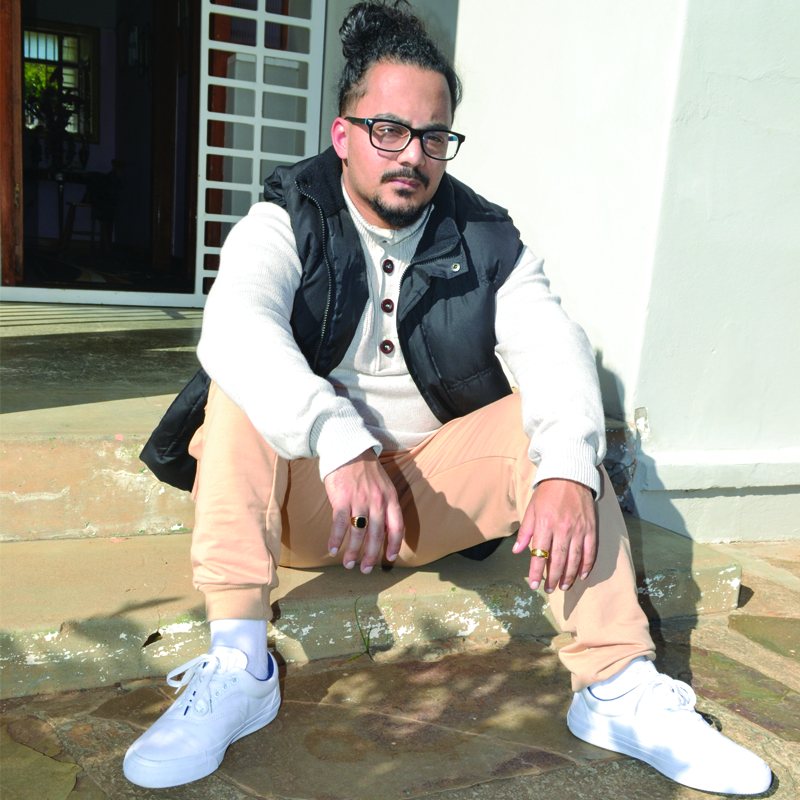
#> input picture Shane Abrahams - Python -Module 7 Sprint 4/Sitting with the pose.jpg, 800 x 800 px
$ python 'Shane Abrahams - Module 7 Sprint 4 Facial Detection.py'
#> lines starting #> are read from the running program, lines starting #| are printed output that depends on the picture; after the words box and inside, x2 and y2 are one past the last pixel; in counts of white or black regions, pixels touching at a corner belong together
###... Sprint 4 Brief:

###... In this project we are building a facial detection system and Motion detector using OpenCV (Open Source Computer Vision Library).
###... OpenCV is an open source computer vision and machine learning software library.
###... OpenCV was built to provide a common infrastructure for computer vision applications
###... and to accelerate the use of machine perception in the commercial products, and is fully supported by
###... Python as a library for projects like this one.


import numpy as np
from cv2 import cv2

face_cascade = cv2.CascadeClassifier("haarcascade_frontalface_default.xml")
eye_cascade = cv2.CascadeClassifier("haarcascade_eye.xml")

img = cv2.imread("Sitting with the pose.jpg")
#> img is the input picture: shape (800, 800, 3); mean B, G, R 145.2, 157.7, 160.5

gray = cv2.cvtColor(img, cv2.COLOR_BGR2GRAY)
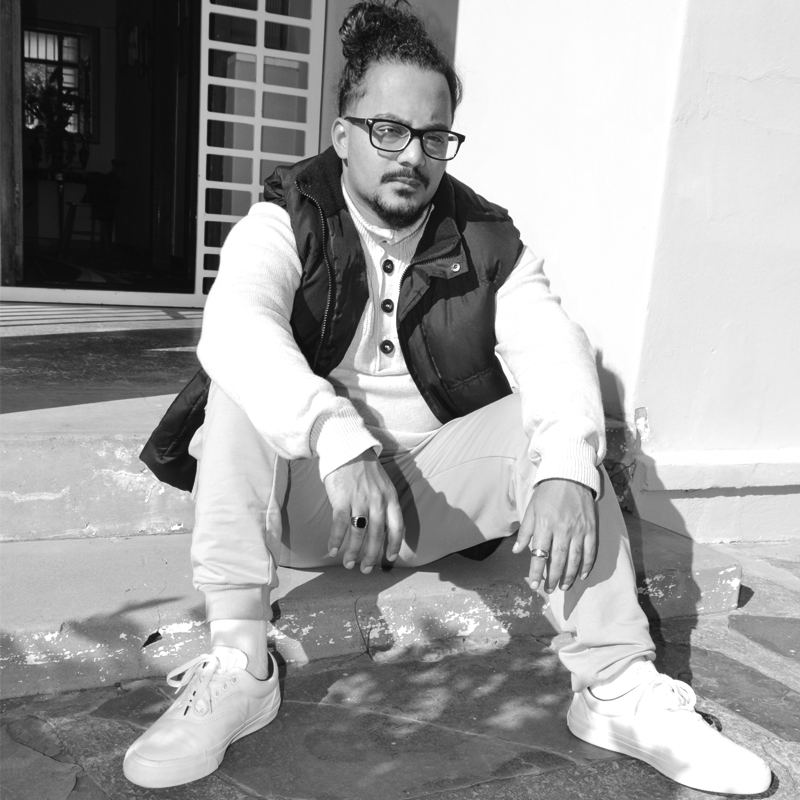
#> gray: shape (800, 800); min 7, max 255, mean 157.1

faces = face_cascade.detectMultiScale(gray, 1.3, 5)
#> faces = [[332, 79, 137, 137]]

for (x,y,w,h) in faces:
    cv2.rectangle(img,(x,y),(x+w,y+h),(255,0,0),2)
    roi_gray = gray[y:y+h, x:x+w]
    roi_color = img[y:y+h, x:x+w]
    eyes = eye_cascade.detectMultiScale(roi_gray)
    for (ex,ey,ew,eh) in eyes:
        cv2.rectangle(roi_color,(ex,ey),(ex+ew,ey+eh),(0,255,0),2)
#> this loop made 1 pass
#> pass 1, `roi_gray = gray[y:y+h, x:x+w]`:
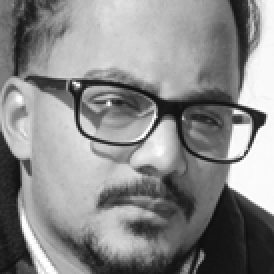
#> roi_gray: shape (137, 137) (shown 2 times larger); min 14, max 255, mean 136.7
#> pass 1, `roi_color = img[y:y+h, x:x+w]`:
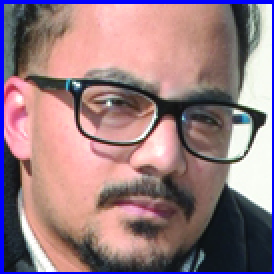
#> roi_color: shape (137, 137, 3) (shown 2 times larger); mean B, G, R 129.3, 123.4, 151.8
#> after the loop:
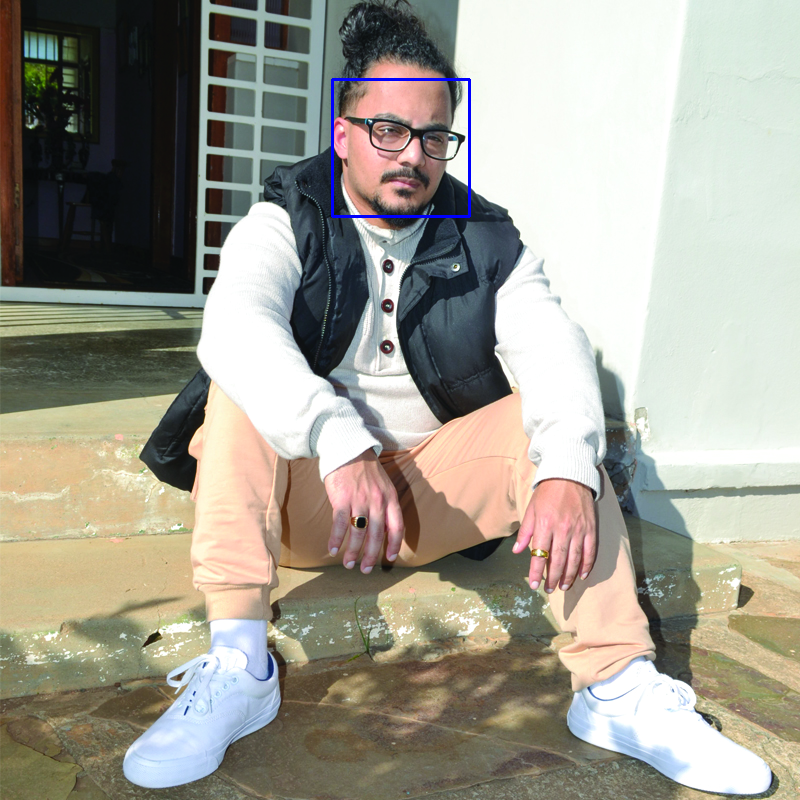
#> img: shape (800, 800, 3); 0.26% of pixels changed, all inside (x1, y1, x2, y2) = (331, 78, 471, 218)

cv2.imshow("img",img)

k = cv2.waitKey(0)
#> (key Esc is pressed here)
if k == 27:
    # wait for ESC key to exit
    cv2.destroyAllWindows()
elif k == ord("s"):
    # wait for 's' key to save and exit
    cv2.imwrite("NewSitting with the pose.png",img)
    cv2.destroyAllWindows()
